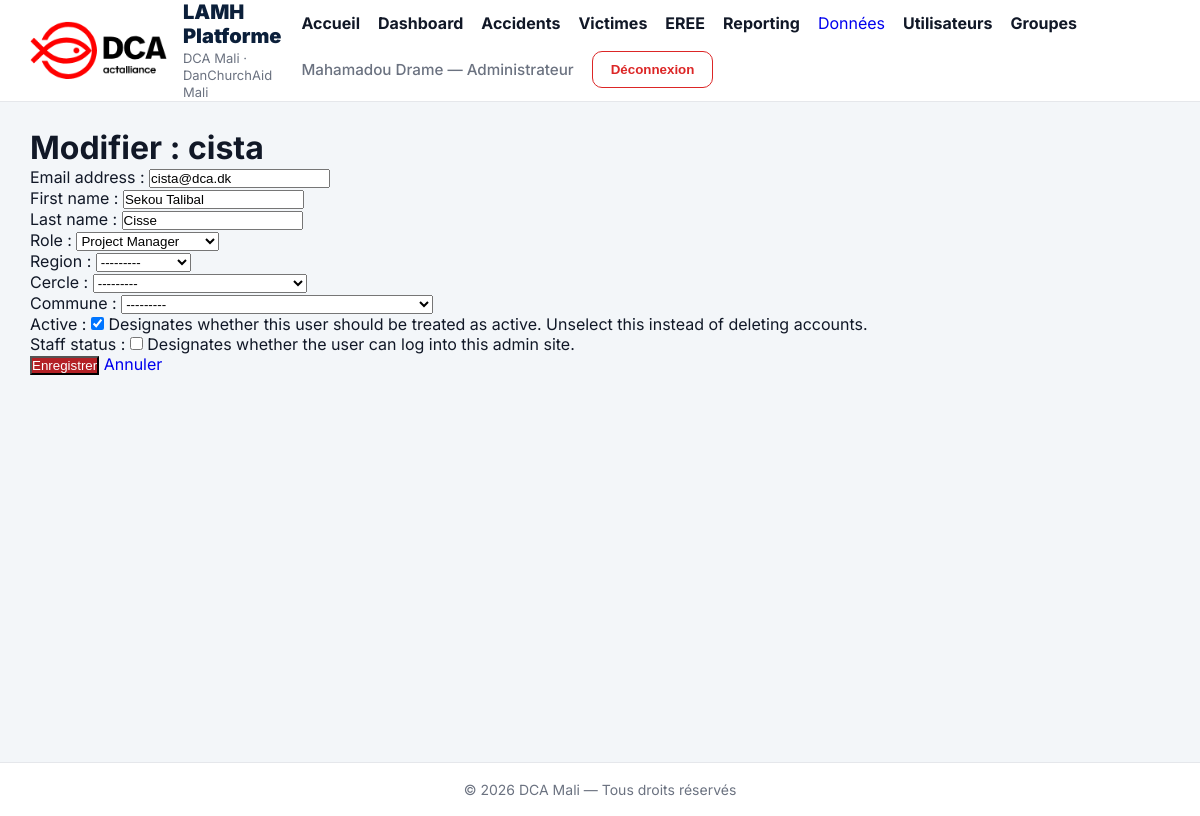
The app's page /accounts/admin-users/2/edit/ (signed in) with its own data.
### apps/accounts/models.py (models this page shows, shortened)
class User(AbstractUser):
    ROLE_ADMIN = "ADMIN"
    ROLE_SUPERVISOR = "SUPERVISOR"
    ROLE_PROJECT_MANAGER = "PROJECT_MANAGER"
    ROLE_TECH_VALIDATOR = "TECH_VALIDATOR"
    ROLE_DATA_ENTRY = "DATA_ENTRY"
    ROLE_VIEWER = "VIEWER"
    ROLE_CHOICES = [
        (ROLE_ADMIN, "Administrateur"),
        (ROLE_SUPERVISOR, "Superviseur"),
        (ROLE_PROJECT_MANAGER, "Project Manager"),
        (ROLE_TECH_VALIDATOR, "Validateur technique"),
        (ROLE_DATA_ENTRY, "Agent de saisie"),
        (ROLE_VIEWER, "Lecteur"),
    ]
    role = models.CharField(
        max_length=30,
        choices=ROLE_CHOICES,
        default=ROLE_VIEWER,
    )
    region = models.ForeignKey(
        "geo.Region",
        on_delete=models.SET_NULL,
        null=True,
        blank=True,
    )
    cercle = models.ForeignKey(
        "geo.Cercle",
        on_delete=models.SET_NULL,
        null=True,
        blank=True,
    )
    commune = models.ForeignKey(
        "geo.Commune",
        on_delete=models.SET_NULL,
        null=True,
        blank=True,
    )
    must_change_password = models.BooleanField(
        default=True,
        verbose_name="Doit changer le mot de passe"
    )
    temporary_password_created_at = models.DateTimeField(
        null=True,
        blank=True,
        verbose_name="Date création mot de passe temporaire"
    )
    last_password_change = models.DateTimeField(
        null=True,
        blank=True,
        verbose_name="Dernier changement mot de passe"
    )
    failed_login_attempts = models.PositiveIntegerField(
        default=0,
        verbose_name="Tentatives échouées"
    )
    account_locked_until = models.DateTimeField(
        null=True,
        blank=True,
        verbose_name="Compte verrouillé jusqu'à"
    )
    created_at = models.DateTimeField(
        auto_now_add=True
    )
    updated_at = models.DateTimeField(
        auto_now=True
    )

### apps/accounts/views.py (the view)
@admin_required
def admin_user_edit(request, user_id):
    user = get_object_or_404(User, pk=user_id)
    if request.method == "POST":
        form = AdminUserEditForm(
            request.POST,
            instance=user
        )
        if form.is_valid():
            form.save()
            messages.success(
                request,
                f"Utilisateur {user.username} modifié avec succès."
            )
            return redirect("admin_users")
    else:
        form = AdminUserEditForm(instance=user)
    return render(
        request,
        "accounts/user_edit.html",
        {
            "form": form,
            "user_obj": user,
        }
    )

### apps/accounts/forms.py
class AdminUserEditForm(forms.ModelForm):
    class Meta:
        model = User
        fields = [
            "email",
            "first_name",
            "last_name",
            "role",
            "region",
            "cercle",
            "commune",
            "is_active",
            "is_staff",
        ]

### apps/accounts/views.py (called while the page is built)
def admin_required(view_func):
    return login_required(
        user_passes_test(
            lambda u: u.is_authenticated and u.role == "ADMIN",
            login_url="login"
        )(view_func)
    )

### apps/geo/models.py (called while the page is built)
    def __str__(self):
        return self.name

    def __str__(self):
        return f"{self.name} ({self.region.name})"

    def __str__(self):
        return f"{self.name} ({self.cercle.name})"

### apps/accounts/templates/accounts/user_edit.html (shortened to what this page needs)
{% extends "base.html" %}
{% block content %}
<div class="admin-page">
    <div class="form-card">
        <h1>Modifier : {{ user_obj.username }}</h1>
        <form method="post">
            {{ form.as_p }}
            <button type="submit" class="btn-primary">Enregistrer</button>
            <a href="{% url 'admin_users' %}" class="btn-secondary">Annuler</a>
        </form>
    </div>
</div>
{% endblock %}

### templates/base.html (shortened to what this page needs)
{% load static %}
<!DOCTYPE html>
<html lang="fr">
<head>
    <link rel="stylesheet" href="{% static 'css/app.css' %}">
</head>
<body>
<header class="topbar">
    <div class="container topbar-inner">
        <div class="brand">
            <img src="{% static 'img/dca_logo.png' %}"
                 alt="DCA Logo"
                 class="logo-navbar">
            <div class="brand-text">
                <div class="brand-title">
                    LAMH Platforme
                </div>
                <div class="brand-subtitle">
                    DCA Mali · DanChurchAid Mali
                </div>
            </div>
        </div>
        <nav class="nav">
            <a href="{% url 'home' %}" class="nav-link">
                Accueil
            </a>
            <a href="{% url 'dashboard' %}" class="nav-link">
                Dashboard
            </a>
            {% if user.is_authenticated %}
                <a href="{% url 'accident_list' %}" class="nav-link">
                    Accidents
                </a>
                <a href="{% url 'victim_list' %}" class="nav-link">
                    Victimes
                </a>
                <a href="{% url 'eree_list' %}" class="nav-link">
                    EREE
                </a>
                <a href="{% url 'reporting:reporting_home' %}" class="nav-link">
                    Reporting
                </a>
                <a href="{% url 'data_management' %}">Données</a>
                {% if user.role == "ADMIN" %}
                    <a href="{% url 'admin_users' %}" class="nav-link">
                        Utilisateurs
                    </a>
                    <a href="{% url 'admin_groups' %}" class="nav-link">
                        Groupes
                    </a>
                {% endif %}
                <span class="nav-user">
                    {{ user.get_full_name|default:user.username }}
                    {% if user.role %}
                        — {{ user.get_role_display|default:user.role }}
                    {% endif %}
                </span>
                <form method="post"
                      action="{% url 'logout' %}"
                      class="logout-form">
                    <button type="submit"
                            class="btn btn-outline-light">
                        Déconnexion
                    </button>
                </form>
            {% else %}
                <a href="{% url 'login' %}"
                   class="btn btn-light">
                    Connexion
                </a>
            {% endif %}
        </nav>
    </div>
</header>
<main class="page">
    <div class="container">
        {% block content %}
        {% endblock %}
    </div>
</main>
<footer class="footer">
    <div class="container footer-inner footer-center">
        © 2026 DCA Mali — Tous droits réservés
    </div>
</footer>
</body>
</html>

### static/css/app.css (style rules this page uses)
:root { --primary: #b32025; --primary-dark: #8f1a1f; --bg: #f4f6f8; --surface: #ffffff; --text: #1f2937; --muted: #6b7280; --border: #e5e7eb; --topbar: #ffffff; --topbar-border: #d9dee5; --shadow: 0 8px 24px rgba(15, 23, 42, 0.08); --radius: 14px; --container: 1180px; }
* { box-sizing: border-box; }
body { margin: 0; font-family: Arial, Helvetica, sans-serif; background: var(--bg); color: var(--text); }
a { text-decoration: none; }
.container { width: min(var(--container), calc(100% - 32px)); margin: 0 auto; }
.topbar { background: var(--topbar); border-bottom: 1px solid var(--topbar-border); position: sticky; top: 0; z-index: 1000; }
.topbar-inner { min-height: 76px; display: flex; align-items: center; justify-content: space-between; gap: 18px; }
.brand { display: flex; align-items: center; gap: 14px; }
.brand-title { font-size: 1.15rem; font-weight: 700; line-height: 1.2; }
.brand-subtitle { font-size: 0.9rem; color: var(--muted); margin-top: 2px; }
.nav { display: flex; align-items: center; gap: 14px; flex-wrap: wrap; }
.nav-link { color: var(--text); font-weight: 600; }
.nav-user { color: var(--muted); font-size: 0.95rem; }
.page { padding: 34px 0 50px; }
.btn { display: inline-flex; align-items: center; justify-content: center; border-radius: 10px; padding: 11px 18px; font-weight: 700; border: none; cursor: pointer; transition: 0.2s ease; }
.btn-primary { background: var(--primary); color: white; }
.btn-outline-light { background: transparent; color: var(--primary); border: 1px solid var(--primary); }
.logout-form { display: inline; }
.footer { margin-top: 40px; background: #ffffff; border-top: 1px solid var(--border); padding: 18px 0; }
.footer-inner { display: flex; justify-content: space-between; gap: 20px; color: var(--muted); font-size: 0.92rem; }
.footer-center { justify-content: center; text-align: center; }
.logo-navbar { height:38px; width:auto; object-fit:contain; }
.brand { display:flex; align-items:center; gap:10px; }

### templates/base.html (style rules this page uses)
* { margin:0; padding:0; box-sizing:border-box; }
body { font-family:'Inter', sans-serif; background:#f3f6f9; color:#111827; }
a { text-decoration:none; }
.container { width:95%; max-width:1500px; margin:auto; }
.topbar { background:white; border-bottom:1px solid #e5e7eb; position:sticky; top:0; z-index:1000; }
.topbar-inner { display:flex; justify-content:space-between; align-items:center; min-height:86px; gap:20px; }
.brand { display:flex; align-items:center; gap:16px; }
.logo-navbar { height:58px; width:auto; }
.brand-title { font-size:20px; font-weight:900; color:#0b1f3a; }
.brand-subtitle { font-size:13px; color:#6b7280; line-height:1.3; }
.nav { display:flex; align-items:center; gap:18px; flex-wrap:wrap; }
.nav-link { font-weight:700; color:#111827; transition:0.2s; position:relative; }
.nav-user { color:#6b7280; font-weight:500; }
.btn { display:inline-flex; align-items:center; justify-content:center; padding:10px 18px; border-radius:10px; font-weight:700; border:none; cursor:pointer; transition:0.2s; }
.btn-outline-light { background:transparent; border:1px solid #dc2626; color:#dc2626; }
.page { min-height:calc(100vh - 170px); padding:26px 0; }
.footer { background:white; border-top:1px solid #e5e7eb; padding:18px 0; margin-top:30px; }
.footer-inner { color:#6b7280; font-size:14px; }
.footer-center { text-align:center; }

### records on screen
User: get_full_name "Mahamadou Drame", role "Administrateur"
User: username "cista", email "cista@dca.dk", first_name "Sekou Talibal", last_name "Cisse", role "Project Manager", region "---------", cercle "---------", commune "---------", is_active "☑"
